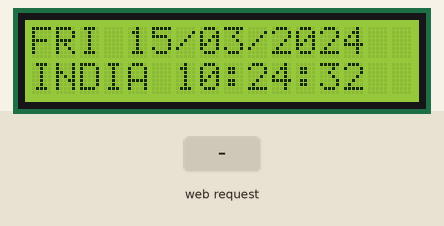
Recording of a sketch running on a simulated ESP8266 (NodeMCU). Parts: 16×2 character LCD. The test bench sets the inputs (shaded band). WiFi joins after 1.5 s; servers stay silent unless stated; the local clock reads 2024-03-15 10:24:30 at power-on unless the sketch sets it; what the sketch prints to the serial monitor is not drawn.

Above: at 2.8 s.
2.9 s: HTTP request GET /set?city=1&offset=1 received
At 3.5 s:
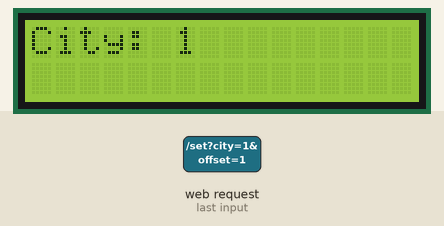
At 4.7 s:
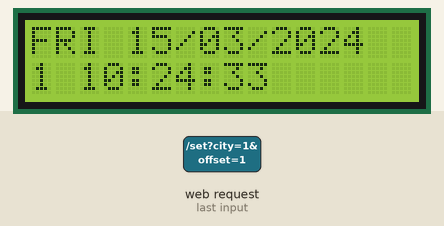
Timing chart, 0 to 6.2 s (numbered marks = the images above; inputs shaded):
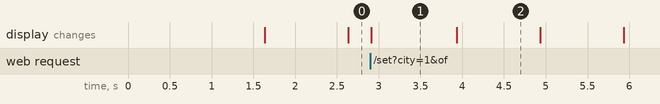

Measured:
- after the input at 2.9 s, the display: changes at once (image 1)
- what the display in image 1 shows lasts 1.0 s, from 2.9 s to 3.9 s

The sketch:

main.ino
```cpp
#include <ESP8266WiFi.h>
#include <ESP8266WebServer.h>
#include <Wire.h>
#include <LiquidCrystal_I2C.h>
#include <time.h>
#include "config.h"

// ---------------- LCD ----------------
LiquidCrystal_I2C lcd(0x27, 16, 2);

// ---------------- SERVER ----------------
ESP8266WebServer server(80);

// ---------------- TIME ----------------
const char* ntpServer = "pool.ntp.org";
long gmtOffset_sec = 19800;
int daylightOffset_sec = 0;

String cityName = "INDIA";

const char* weekDays[] = {
  "SUN","MON","TUE","WED","THU","FRI","SAT"
};

// ---------------- TIMERS ----------------
unsigned long lastUpdate = 0;
#define LCD_INTERVAL 1000

// ================= WEB PAGE =================
String webpage = R"====(
<!DOCTYPE html>
<html>
<head>
<title>World Clock</title>
<style>
body { font-family: Arial; text-align:center; background:#111; color:white; }
button { padding:15px; margin:10px; font-size:20px; width:220px; }
</style>
</head>
<body>
<h1>🌍 WORLD CLOCK</h1>
<button onclick="location.href='/set?city=INDIA&offset=19800'">INDIA</button><br>
<button onclick="location.href='/set?city=LONDON&offset=0'">LONDON</button><br>
<button onclick="location.href='/set?city=NEWYORK&offset=-18000'">NEW YORK</button><br>
<button onclick="location.href='/set?city=TOKYO&offset=32400'">TOKYO</button><br>
<button onclick="location.href='/set?city=SYDNEY&offset=36000'">SYDNEY</button><br>
<button onclick="location.href='/set?city=DUBAI&offset=14400'">DUBAI</button><br>
<button onclick="location.href='/set?city=MOSCOW&offset=10800'">MOSCOW</button><br>
<button onclick="location.href='/set?city=BEIJING&offset=28800'">BEIJING</button>
</body>
</html>
)====";

// ================= SET CITY =================
void setCity(String city, long offset)
{
  cityName = city;
  gmtOffset_sec = offset;

  configTime(gmtOffset_sec, daylightOffset_sec, ntpServer);

  Serial.println("City Changed: " + cityName);

  lcd.clear();
  lcd.print("City: " + cityName);
  delay(1000);
}

// ================= ROUTES =================
void handleRoot()
{
  server.send(200, "text/html", webpage);
}

void handleSetCity()
{
  if(server.hasArg("city") && server.hasArg("offset"))
  {
    String city = server.arg("city");
    long offset = server.arg("offset").toInt();

    setCity(city, offset);
  }

  handleRoot();
}

// ================= WIFI =================
void connectWiFi()
{
  lcd.print("Connecting WiFi");

  WiFi.begin(WIFI_SSID, WIFI_PASS);

  while(WiFi.status() != WL_CONNECTED)
  {
    delay(500);
    Serial.print(".");
  }

  lcd.clear();
  lcd.print("WiFi Connected");

  lcd.setCursor(0,1);
  lcd.print(WiFi.localIP());

  Serial.println("\nConnected!");
  Serial.println(WiFi.localIP());
}

// ================= DISPLAY =================
void updateDisplay()
{
  time_t now = time(nullptr);
  struct tm* t = localtime(&now);

  char line1[17];
  snprintf(line1, sizeof(line1), "%s %02d/%02d/%04d",
           weekDays[t->tm_wday],
           t->tm_mday,
           t->tm_mon + 1,
           t->tm_year + 1900);

  char line2[17];
  snprintf(line2, sizeof(line2), "%s %02d:%02d:%02d",
           cityName.c_str(),
           t->tm_hour,
           t->tm_min,
           t->tm_sec);

  lcd.setCursor(0,0);
  lcd.print(line1);

  lcd.setCursor(0,1);
  lcd.print(line2);
}

// ================= SETUP =================
void setup()
{
  Serial.begin(115200);

  lcd.init();
  lcd.backlight();
  lcd.clear();

  connectWiFi();

  // Routes
  server.on("/", handleRoot);
  server.on("/set", handleSetCity);

  server.begin();

  configTime(gmtOffset_sec, daylightOffset_sec, ntpServer);
}

// ================= LOOP =================
void loop()
{
  server.handleClient();

  if(millis() - lastUpdate > LCD_INTERVAL)
  {
    lastUpdate = millis();
    updateDisplay();
  }
}
```

config.h
```cpp
// config.h
const char* WIFI_SSID = "YOUR_WIFI";
const char* WIFI_PASS = "YOUR_PASSWORD";
```
